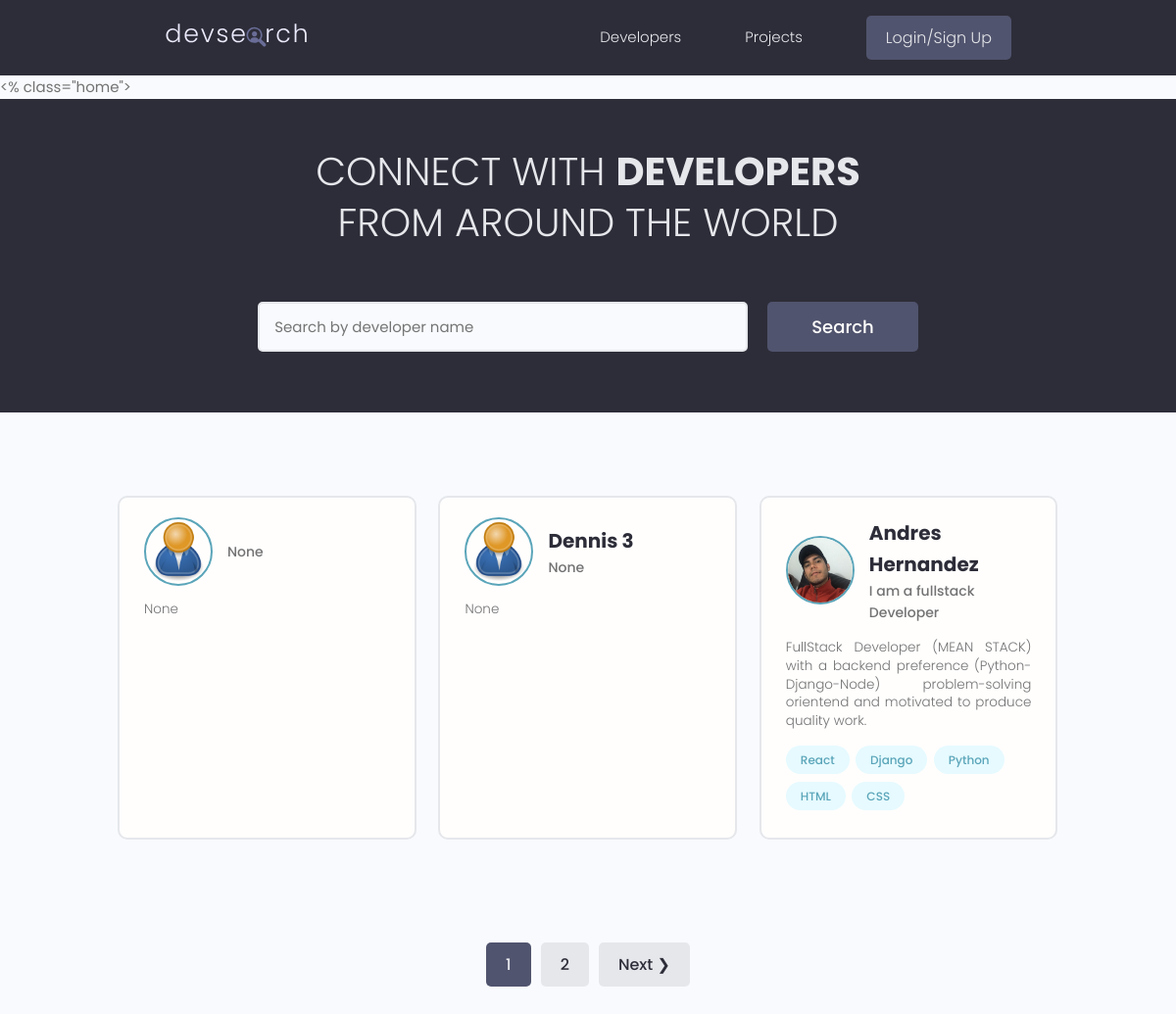
The app's page /, older data.
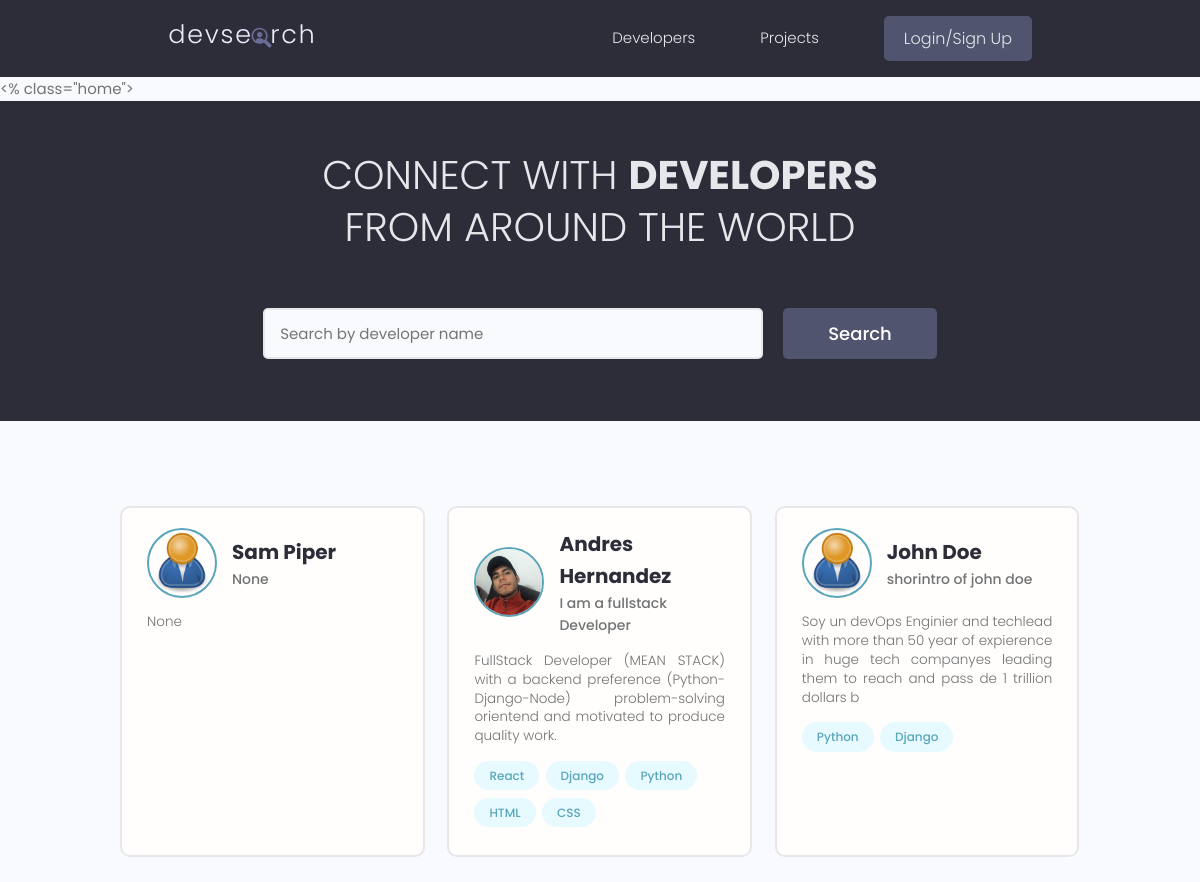
The same page, newer data.
### users/models.py (models this page shows, shortened)
class Profile(models.Model):
    user = models.OneToOneField(User, on_delete=models.CASCADE, null=True, blank=True)
    name = models.CharField(max_length=200, blank=True, null=True)
    email = models.EmailField(max_length=300, blank=True, null=True)
    username = models.CharField(max_length=200, blank=True, null=True)
    location = models.CharField(max_length=200, blank=True, null=True)
    short_intro = models.CharField(max_length=200, blank=True, null=True)
    bio = models.TextField(blank=True, null=True)
    profile_image = models.ImageField(null=True, blank=True, upload_to= 'profiles/', default='profiles/user-default.png')
    social_github = models.CharField(max_length=200, blank=True, null=True)
    social_twitter = models.CharField(max_length=200, blank=True, null=True)
    social_linkedin = models.CharField(max_length=200, blank=True, null=True)
    social_youtube = models.CharField(max_length=200, blank=True, null=True)
    social_website = models.CharField(max_length=200, blank=True, null=True)
    created = models.DateTimeField(auto_now_add=True)
    id = models.UUIDField(default=uuid.uuid4, unique=True, primary_key=True, editable=False)

class Skill(models.Model):
    owner = models.ForeignKey(Profile, on_delete=models.CASCADE, null=True, blank=True)
    name = models.CharField(max_length=200, blank=True, null=True)
    description = models.TextField(blank=True, null=True)
    created = models.DateTimeField(auto_now_add=True)
    id = models.UUIDField(default=uuid.uuid4, unique=True, primary_key=True, editable=False)

### users/views.py (the view)
# urls.py: path('', views.profiles, name='profiles'),
def profiles(request):
    profiles, search_query = searchProfiles(request)
    custom_range, profiles = paginateProfiles(request, profiles, 3)
    context = {'profiles': profiles, 'search_query': search_query, 'custom_range':custom_range}
    return render(request, 'users/profiles.html', context)

### users/utils.py (called while the page is built)
def paginateProfiles(request, profiles, results):
    page = request.GET.get('page')
    paginator = Paginator(profiles, results)
    try:
        profiles = paginator.page(page)
    except PageNotAnInteger:
        page = 1
        profiles = paginator.page(page)
    except EmptyPage:
        page = paginator.num_pages
        profiles = paginator.page(page)
    leftIndex = (int(page) - 1)
    rightIndex = (int(page) + 2)
    if leftIndex < 1: leftIndex = 1
    if rightIndex > paginator.num_pages: rightIndex = paginator.num_pages + 1
    custom_range = range(leftIndex, rightIndex)
    return custom_range, profiles

def searchProfiles(request):
    search_query = ''
    if request.GET.get('search_query'):
        search_query = request.GET.get('search_query')
    skills = Skill.objects.filter(name__iexact=search_query)
    profiles = Profile.objects.distinct().filter(
        Q(name__icontains=search_query) |
        Q(short_intro__contains=search_query) |
        Q(skill__in=skills)
        )
    return profiles, search_query

### users/templates/users/profiles.html (shortened to what this page needs)
{% extends 'main.html' %}
{% block content %}
  <% class="home">
    <section class="hero-section text-center">
      <div class="container container--narrow">
        <div class="hero-section__box">
          <h2>CONNECT WITH <span>DEVELOPERS</span></h2>
          <h2>FROM AROUND THE WORLD</h2>
        </div>
        <div class="hero-section__search">
          <form class="form" id="searchForm" action="{% url 'profiles' %}" method="get">
            <div class="form__field">
              <input class="input input--text" id="formInput#search" type="text" name="search_query"
                 value='{{search_query}}' placeholder="Search by developer name" />
            </div>
            <input class="btn btn--sub btn--lg" type="submit" value="Search" />
          </form>
        </div>
      </div>
    </section>
    <section class="devlist">
      <div class="container">
        <div class="grid grid--three">
            {% for profile in profiles %}
          <div class="column card">
            <div class="dev">
              <a href="{% url 'user-profile' profile.id %}" class="card__body">
                <div class="dev__profile">
                  <img class="avatar avatar--md" src="{{ profile.profile_image.url }}" alt="image" />
                  <div class="dev__meta">
                    <h3>{{ profile.name }}</h3>
                    <h5>{{ profile.short_intro|slice:"60"}}</h5>
                  </div>
                </div>
                <p class="dev__info">{{profile.bio|slice:"150"}}</p>
                <div class="dev__skills">
                  {% for skill in profile.skill_set.all|slice:"5" %}
                    <span class="tag tag--pill tag--main">
                        <small>{{ skill.name }}</small>
                    </span>
                  {% endfor %}
                </div>
              </a>
            </div>
          </div>
          {% endfor %}
        </div>
      </div>
    </section>
    {% include 'pagination.html' with queryset=profiles custom_range=custom_range %}
{% endblock %}

Row changes from the older to the newer data that the page shows:
removed Profile: profile_image (placeholder picture), short_intro "None", bio "None"
removed Profile: profile_image (placeholder picture), name "Dennis 3", short_intro "None", bio "None"
added Profile: profile_image (placeholder picture), name "Sam Piper", short_intro "None", bio "None"
now on this page (row edited): Profile: profile_image (placeholder picture), name "John Doe", short_intro "shorintro of john doe", bio "Soy un devOps Enginier and techlead with more than 50 year of expierence in huge tech companyes leading them to reach and pass de 1 trillion dollars b"
now on this page (row unchanged): Skill: name "Python", shown under "John Doe"
now on this page (row unchanged): Skill: name "Django", shown under "John Doe"
Text that changed along with them:
list line gone: "1"
list line gone: "2"
text no longer shown: "Next ❯"
